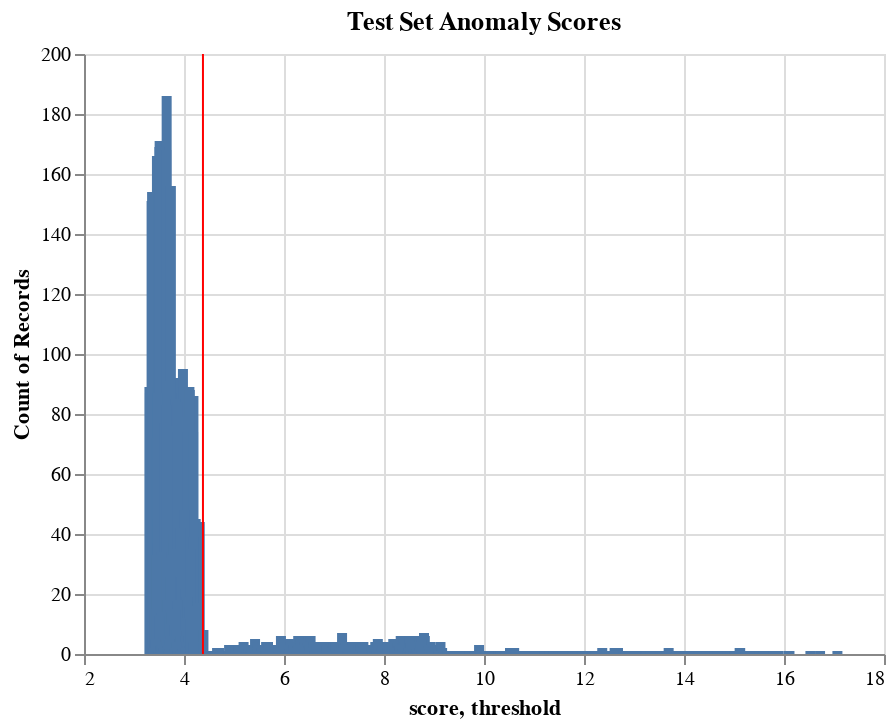

The code cell stored with this chart in its notebook:
### Markdown cell above
---
### Anomaly Scores

### Code cell
# Get the outlier scores for the train data
y_train_scores = ae1.decision_scores_
y_train_pred = ae1.labels_

# Predict the anomaly scores
y_test_pred = ae1.predict(X_test_ae)
y_test_scores = ae1.decision_function(X_test_ae)  # Outlier scores
y_test_scores = pd.DataFrame(y_test_scores, columns=['score'])

# y_test_scores = pd.Series(y_test_scores)

# Plot
hist = alt.Chart(y_test_scores).mark_bar().encode(
    x=alt.X("score:Q"),
    y='count()',
)

# Threshold
thresh = pd.DataFrame([ae1.threshold_], columns=["threshold"])

line = alt.Chart(thresh).mark_rule(color='red').encode(
    x='threshold:Q'
)

(hist + line).properties(title="Test Set Anomaly Scores").interactive()

# plt.hist(y_test_scores, bins='auto')
# plt.title("Histogram for Model AE1 Anomaly Scores")

### Figure 1 — Vega-Lite specification as saved in the notebook (floating-point values rounded to 4 significant figures; data arrays with more than 128 entries replaced by an {"elided": "..."} marker saying what was removed)
{"config": {"view": {"continuousWidth": 400, "continuousHeight": 300}}, "layer": [{"data": {"name": "data-e300fa5695c41995ec9bc923d2d61d32"}, "mark": "bar", "encoding": {"x": {"type": "quantitative", "field": "score"}, "y": {"type": "quantitative", "aggregate": "count"}}, "selection": {"selector025": {"type": "interval", "bind": "scales", "encodings": ["x", "y"]}}}, {"data": {"name": "data-ca2b8e98435cacba01bd275148320673"}, "mark": {"type": "rule", "color": "red"}, "encoding": {"x": {"type": "quantitative", "field": "threshold"}}}], "title": "Test Set Anomaly Scores", "$schema": "https://vega.github.io/schema/vega-lite/v4.0.2.json", "datasets": {"data-e300fa5695c41995ec9bc923d2d61d32": {"elided": "30613 records"}, "data-ca2b8e98435cacba01bd275148320673": [{"threshold": 4.379}]}}
